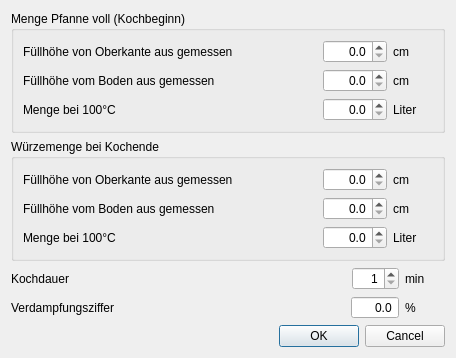
<?xml version="1.0" encoding="UTF-8"?>
<ui version="4.0">
 <class>DialogBerVerdampfung</class>
 <widget class="QDialog" name="DialogBerVerdampfung">
  <property name="geometry">
   <rect>
    <x>0</x>
    <y>0</y>
    <width>456</width>
    <height>339</height>
   </rect>
  </property>
  <property name="windowTitle">
   <string>Berechne Verdampfungsziffer</string>
  </property>
  <layout class="QVBoxLayout" name="verticalLayout_3">
   <item>
    <widget class="QGroupBox" name="groupBox">
     <property name="title">
      <string>Menge Pfanne voll (Kochbeginn)</string>
     </property>
     <layout class="QVBoxLayout" name="verticalLayout">
      <item>
       <layout class="QHBoxLayout" name="horizontalLayout_5">
        <item>
         <widget class="QLabel" name="label_9">
          <property name="text">
           <string>Füllhöhe von Oberkante aus gemessen</string>
          </property>
         </widget>
        </item>
        <item>
         <spacer name="horizontalSpacer_5">
          <property name="orientation">
           <enum>Qt::Horizontal</enum>
          </property>
          <property name="sizeHint" stdset="0">
           <size>
            <width>40</width>
            <height>20</height>
           </size>
          </property>
         </spacer>
        </item>
        <item>
         <widget class="QDoubleSpinBox" name="dSpinBox_cmVonObenMenge1">
          <property name="alignment">
           <set>Qt::AlignRight|Qt::AlignTrailing|Qt::AlignVCenter</set>
          </property>
          <property name="decimals">
           <number>1</number>
          </property>
          <property name="maximum">
           <double>9999.000000000000000</double>
          </property>
          <property name="singleStep">
           <double>0.100000000000000</double>
          </property>
         </widget>
        </item>
        <item>
         <widget class="QLabel" name="label_10">
          <property name="minimumSize">
           <size>
            <width>40</width>
            <height>0</height>
           </size>
          </property>
          <property name="maximumSize">
           <size>
            <width>40</width>
            <height>16777215</height>
           </size>
          </property>
          <property name="text">
           <string notr="true">cm</string>
          </property>
         </widget>
        </item>
       </layout>
      </item>
      <item>
       <layout class="QHBoxLayout" name="horizontalLayout_6">
        <item>
         <widget class="QLabel" name="label_11">
          <property name="text">
           <string>Füllhöhe vom Boden aus gemessen</string>
          </property>
         </widget>
        </item>
        <item>
         <spacer name="horizontalSpacer_6">
          <property name="orientation">
           <enum>Qt::Horizontal</enum>
          </property>
          <property name="sizeHint" stdset="0">
           <size>
            <width>40</width>
            <height>20</height>
           </size>
          </property>
         </spacer>
        </item>
        <item>
         <widget class="QDoubleSpinBox" name="dSpinBox_cmVomBodenMenge1">
          <property name="alignment">
           <set>Qt::AlignRight|Qt::AlignTrailing|Qt::AlignVCenter</set>
          </property>
          <property name="decimals">
           <number>1</number>
          </property>
          <property name="maximum">
           <double>9999.000000000000000</double>
          </property>
          <property name="singleStep">
           <double>0.100000000000000</double>
          </property>
         </widget>
        </item>
        <item>
         <widget class="QLabel" name="label_12">
          <property name="minimumSize">
           <size>
            <width>40</width>
            <height>0</height>
           </size>
          </property>
          <property name="maximumSize">
           <size>
            <width>40</width>
            <height>16777215</height>
           </size>
          </property>
          <property name="text">
           <string notr="true">cm</string>
          </property>
         </widget>
        </item>
       </layout>
      </item>
      <item>
       <layout class="QHBoxLayout" name="horizontalLayout">
        <item>
         <widget class="QLabel" name="label">
          <property name="text">
           <string>Menge bei 100°C</string>
          </property>
         </widget>
        </item>
        <item>
         <spacer name="horizontalSpacer">
          <property name="orientation">
           <enum>Qt::Horizontal</enum>
          </property>
          <property name="sizeHint" stdset="0">
           <size>
            <width>40</width>
            <height>20</height>
           </size>
          </property>
         </spacer>
        </item>
        <item>
         <widget class="QDoubleSpinBox" name="dSpinBox_Menge1">
          <property name="alignment">
           <set>Qt::AlignRight|Qt::AlignTrailing|Qt::AlignVCenter</set>
          </property>
          <property name="decimals">
           <number>1</number>
          </property>
          <property name="maximum">
           <double>9999.000000000000000</double>
          </property>
          <property name="singleStep">
           <double>0.100000000000000</double>
          </property>
         </widget>
        </item>
        <item>
         <widget class="QLabel" name="label_2">
          <property name="minimumSize">
           <size>
            <width>40</width>
            <height>0</height>
           </size>
          </property>
          <property name="maximumSize">
           <size>
            <width>40</width>
            <height>16777215</height>
           </size>
          </property>
          <property name="text">
           <string>Liter</string>
          </property>
         </widget>
        </item>
       </layout>
      </item>
     </layout>
    </widget>
   </item>
   <item>
    <widget class="QGroupBox" name="groupBox_2">
     <property name="title">
      <string>Würzemenge bei Kochende</string>
     </property>
     <layout class="QVBoxLayout" name="verticalLayout_2">
      <item>
       <layout class="QHBoxLayout" name="horizontalLayout_7">
        <item>
         <widget class="QLabel" name="label_13">
          <property name="text">
           <string>Füllhöhe von Oberkante aus gemessen</string>
          </property>
         </widget>
        </item>
        <item>
         <spacer name="horizontalSpacer_7">
          <property name="orientation">
           <enum>Qt::Horizontal</enum>
          </property>
          <property name="sizeHint" stdset="0">
           <size>
            <width>40</width>
            <height>20</height>
           </size>
          </property>
         </spacer>
        </item>
        <item>
         <widget class="QDoubleSpinBox" name="dSpinBox_cmVonObenMenge2">
          <property name="alignment">
           <set>Qt::AlignRight|Qt::AlignTrailing|Qt::AlignVCenter</set>
          </property>
          <property name="decimals">
           <number>1</number>
          </property>
          <property name="maximum">
           <double>9999.000000000000000</double>
          </property>
          <property name="singleStep">
           <double>0.100000000000000</double>
          </property>
         </widget>
        </item>
        <item>
         <widget class="QLabel" name="label_14">
          <property name="minimumSize">
           <size>
            <width>40</width>
            <height>0</height>
           </size>
          </property>
          <property name="maximumSize">
           <size>
            <width>40</width>
            <height>16777215</height>
           </size>
          </property>
          <property name="text">
           <string notr="true">cm</string>
          </property>
         </widget>
        </item>
       </layout>
      </item>
      <item>
       <layout class="QHBoxLayout" name="horizontalLayout_8">
        <item>
         <widget class="QLabel" name="label_15">
          <property name="text">
           <string>Füllhöhe vom Boden aus gemessen</string>
          </property>
         </widget>
        </item>
        <item>
         <spacer name="horizontalSpacer_8">
          <property name="orientation">
           <enum>Qt::Horizontal</enum>
          </property>
          <property name="sizeHint" stdset="0">
           <size>
            <width>40</width>
            <height>20</height>
           </size>
          </property>
         </spacer>
        </item>
        <item>
         <widget class="QDoubleSpinBox" name="dSpinBox_cmVomBodenMenge2">
          <property name="alignment">
           <set>Qt::AlignRight|Qt::AlignTrailing|Qt::AlignVCenter</set>
          </property>
          <property name="decimals">
           <number>1</number>
          </property>
          <property name="maximum">
           <double>9999.000000000000000</double>
          </property>
          <property name="singleStep">
           <double>0.100000000000000</double>
          </property>
         </widget>
        </item>
        <item>
         <widget class="QLabel" name="label_16">
          <property name="minimumSize">
           <size>
            <width>40</width>
            <height>0</height>
           </size>
          </property>
          <property name="maximumSize">
           <size>
            <width>40</width>
            <height>16777215</height>
           </size>
          </property>
          <property name="text">
           <string notr="true">cm</string>
          </property>
         </widget>
        </item>
       </layout>
      </item>
      <item>
       <layout class="QHBoxLayout" name="horizontalLayout_9">
        <item>
         <widget class="QLabel" name="label_17">
          <property name="text">
           <string>Menge bei 100°C</string>
          </property>
         </widget>
        </item>
        <item>
         <spacer name="horizontalSpacer_9">
          <property name="orientation">
           <enum>Qt::Horizontal</enum>
          </property>
          <property name="sizeHint" stdset="0">
           <size>
            <width>40</width>
            <height>20</height>
           </size>
          </property>
         </spacer>
        </item>
        <item>
         <widget class="QDoubleSpinBox" name="dSpinBox_Menge2">
          <property name="alignment">
           <set>Qt::AlignRight|Qt::AlignTrailing|Qt::AlignVCenter</set>
          </property>
          <property name="decimals">
           <number>1</number>
          </property>
          <property name="maximum">
           <double>9999.000000000000000</double>
          </property>
          <property name="singleStep">
           <double>0.100000000000000</double>
          </property>
         </widget>
        </item>
        <item>
         <widget class="QLabel" name="label_18">
          <property name="minimumSize">
           <size>
            <width>40</width>
            <height>0</height>
           </size>
          </property>
          <property name="maximumSize">
           <size>
            <width>40</width>
            <height>16777215</height>
           </size>
          </property>
          <property name="text">
           <string>Liter</string>
          </property>
         </widget>
        </item>
       </layout>
      </item>
     </layout>
    </widget>
   </item>
   <item>
    <layout class="QHBoxLayout" name="horizontalLayout_3">
     <item>
      <widget class="QLabel" name="label_5">
       <property name="text">
        <string>Kochdauer</string>
       </property>
      </widget>
     </item>
     <item>
      <spacer name="horizontalSpacer_3">
       <property name="orientation">
        <enum>Qt::Horizontal</enum>
       </property>
       <property name="sizeHint" stdset="0">
        <size>
         <width>40</width>
         <height>20</height>
        </size>
       </property>
      </spacer>
     </item>
     <item>
      <widget class="QSpinBox" name="spinBox_Kochdauer">
       <property name="alignment">
        <set>Qt::AlignRight|Qt::AlignTrailing|Qt::AlignVCenter</set>
       </property>
       <property name="minimum">
        <number>1</number>
       </property>
       <property name="maximum">
        <number>999</number>
       </property>
      </widget>
     </item>
     <item>
      <widget class="QLabel" name="label_6">
       <property name="minimumSize">
        <size>
         <width>40</width>
         <height>0</height>
        </size>
       </property>
       <property name="maximumSize">
        <size>
         <width>40</width>
         <height>16777215</height>
        </size>
       </property>
       <property name="text">
        <string>min</string>
       </property>
      </widget>
     </item>
    </layout>
   </item>
   <item>
    <layout class="QHBoxLayout" name="horizontalLayout_4">
     <item>
      <widget class="QLabel" name="label_7">
       <property name="text">
        <string>Verdampfungsziffer</string>
       </property>
      </widget>
     </item>
     <item>
      <spacer name="horizontalSpacer_4">
       <property name="orientation">
        <enum>Qt::Horizontal</enum>
       </property>
       <property name="sizeHint" stdset="0">
        <size>
         <width>40</width>
         <height>20</height>
        </size>
       </property>
      </spacer>
     </item>
     <item>
      <widget class="QDoubleSpinBox" name="dSpinBox_Verdampfungsziffer">
       <property name="alignment">
        <set>Qt::AlignRight|Qt::AlignTrailing|Qt::AlignVCenter</set>
       </property>
       <property name="readOnly">
        <bool>true</bool>
       </property>
       <property name="buttonSymbols">
        <enum>QAbstractSpinBox::NoButtons</enum>
       </property>
       <property name="decimals">
        <number>1</number>
       </property>
       <property name="maximum">
        <double>9999.000000000000000</double>
       </property>
      </widget>
     </item>
     <item>
      <widget class="QLabel" name="label_8">
       <property name="minimumSize">
        <size>
         <width>40</width>
         <height>0</height>
        </size>
       </property>
       <property name="maximumSize">
        <size>
         <width>40</width>
         <height>16777215</height>
        </size>
       </property>
       <property name="text">
        <string notr="true">%</string>
       </property>
      </widget>
     </item>
    </layout>
   </item>
   <item>
    <spacer name="verticalSpacer">
     <property name="orientation">
      <enum>Qt::Vertical</enum>
     </property>
     <property name="sizeHint" stdset="0">
      <size>
       <width>20</width>
       <height>40</height>
      </size>
     </property>
    </spacer>
   </item>
   <item>
    <widget class="QDialogButtonBox" name="buttonBox">
     <property name="orientation">
      <enum>Qt::Horizontal</enum>
     </property>
     <property name="standardButtons">
      <set>QDialogButtonBox::Cancel|QDialogButtonBox::Ok</set>
     </property>
    </widget>
   </item>
  </layout>
 </widget>
 <resources/>
 <connections>
  <connection>
   <sender>buttonBox</sender>
   <signal>accepted()</signal>
   <receiver>DialogBerVerdampfung</receiver>
   <slot>accept()</slot>
   <hints>
    <hint type="sourcelabel">
     <x>248</x>
     <y>254</y>
    </hint>
    <hint type="destinationlabel">
     <x>157</x>
     <y>274</y>
    </hint>
   </hints>
  </connection>
  <connection>
   <sender>buttonBox</sender>
   <signal>rejected()</signal>
   <receiver>DialogBerVerdampfung</receiver>
   <slot>reject()</slot>
   <hints>
    <hint type="sourcelabel">
     <x>316</x>
     <y>260</y>
    </hint>
    <hint type="destinationlabel">
     <x>286</x>
     <y>274</y>
    </hint>
   </hints>
  </connection>
 </connections>
</ui>
